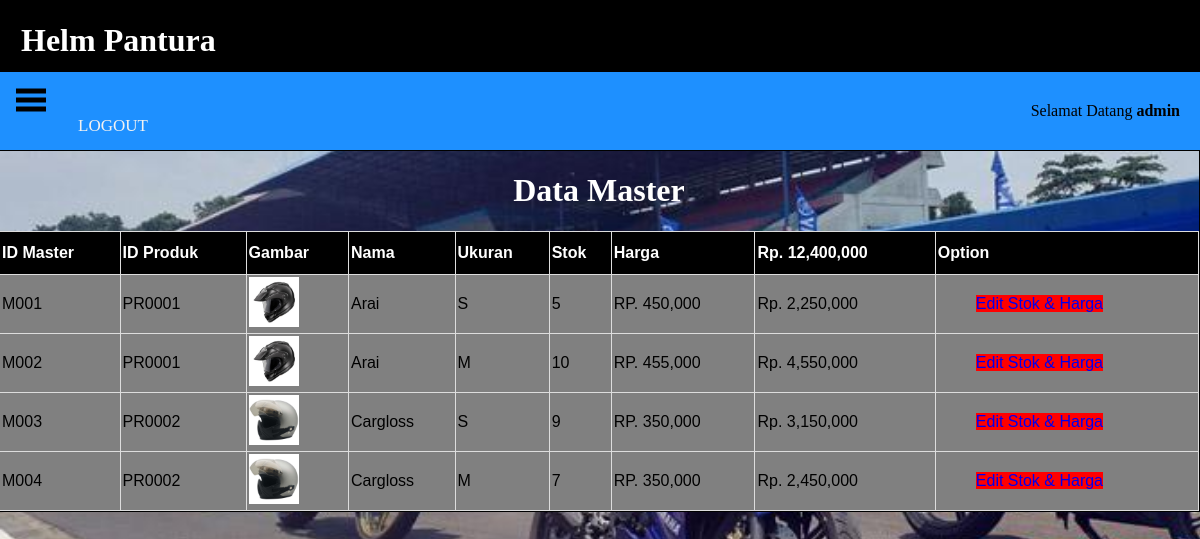
The app's page /dasboard.php?page=data_master (signed in) with its own data.
### tables this page shows
CREATE TABLE `data_master` (
  `id_master` char(20) NOT NULL,
  `id_produk` varchar(225) NOT NULL,
  `id_ukuran` varchar(225) NOT NULL,
  `stok` int(30) NOT NULL,
  `harga` int(30) NOT NULL
);

CREATE TABLE `produk` (
  `id_produk` char(20) NOT NULL,
  `gambar` varchar(225) NOT NULL,
  `nama` varchar(225) NOT NULL
);

CREATE TABLE `ukuran_helm` (
  `id_ukuran` char(20) NOT NULL,
  `nama_ukuran` varchar(20) NOT NULL
);

### hal_dasboard/data_master.php (the view)
<center><h1 style="color: white;">Data Master</h1></center>
<div class="das_bawah">
	<table class="das_table">
		<thead>
		<tr>
			<th>ID Master</th>
			<th>ID Produk</th>
			<th>Gambar</th>
			<th>Nama</th>
			<th>Ukuran</th>
			<th>Stok</th>
			<th>Harga</th>
			<th>
				<?php
				include "koneksi.php";
				$qwer = mysqli_query($koneksi, "SELECT CONCAT('Rp. ',FORMAT(SUM(harga * stok),0)) AS total FROM data_master X
INNER JOIN produk Y ON X.id_produk = Y.id_produk
INNER JOIN ukuran_helm Z ON X.id_ukuran = Z.id_ukuran ORDER BY id_master ASC");
while ($dat =mysqli_fetch_array($qwer)) {
 	echo $dat['total'];
 }
				?>
			</th>
			<th>Option</th>
		</tr>
		</thead>
			<?php
			include "koneksi.php";
			$query = mysqli_query($koneksi, "SELECT X.id_master, Y.id_produk, Z.id_ukuran, gambar, nama, Z.nama_ukuran, stok, CONCAT('RP. ',FORMAT(harga,0)) AS harga, CONCAT('Rp. ',FORMAT(harga * stok,0)) AS total FROM data_master X
INNER JOIN produk Y ON X.id_produk = Y.id_produk
INNER JOIN ukuran_helm Z ON X.id_ukuran = Z.id_ukuran ORDER BY id_master ASC");
			while ($data = mysqli_fetch_array($query)) {?>
		<tbody>
		<tr>
			<td><?php echo $data['id_master']; ?></td>
			<td><?php echo $data['id_produk']; ?></td>
			<td><?php echo "<img src='images/".$data['gambar']."' width='50' height='50'>" ?></td>
			<td><?php echo $data['nama']; ?></td>
			<td><?php echo $data['nama_ukuran']; ?></td>
			<td><?php echo $data['stok']; ?></td>
			<td><?php echo $data['harga']; ?></td>
			<td><?php echo $data['total']; ?></td>
			<td style="padding: 0px;">
				<ul class="ul_atas">
					<li class="li_atas">
						<a href="dasboard.php?page=update_master&id=<?php echo $data['id_master'] ?>">Edit Stok & Harga</a>
					</li>
				</ul>
			</td>
			<?php } ?>
		</tr>
		</tbody>
	</table>
</div>

### style.css (style rules this page uses)
body { margin:0; padding: 0; background-image: url("img/kompas_oto.jpg"); background-repeat: no-repeat; background-size: cover; min-height: 700px; }

### das_utami.css (style rules this page uses)
body { height: 100% }
.das_table { font-family: "Trebuchet MS", Arial, Helvetica, sans-serif; border-collapse: collapse; width: 100%; min-width: 100%; }
.das_table td, .das_table th { border: 1px solid #ddd; padding: 2px; }
.das_table th { padding-top: 12px; padding-bottom: 12px; text-align: left; background-color: black; color: white; }
.das_table td { background-color: #808080; }
ul { list-style:none; }
li a { text-decoration: none; }
.ul_atas li { display: inline; background-color: red; padding: 0px; }

### records on screen
data_master: id_master "M001", id_produk.id_produk "PR0001", id_produk.gambar (picture), id_produk.nama "Arai", id_ukuran.nama_ukuran "S", stok "5", harga "RP. 450,000", total "Rp. 2,250,000"
data_master: id_master "M002", id_produk.id_produk "PR0001", id_produk.gambar (picture), id_produk.nama "Arai", id_ukuran.nama_ukuran "M", stok "10", harga "RP. 455,000", total "Rp. 4,550,000"
data_master: id_master "M003", id_produk.id_produk "PR0002", id_produk.gambar (picture), id_produk.nama "Cargloss", id_ukuran.nama_ukuran "S", stok "9", harga "RP. 350,000", total "Rp. 3,150,000"
data_master: id_master "M004", id_produk.id_produk "PR0002", id_produk.gambar (picture), id_produk.nama "Cargloss", id_ukuran.nama_ukuran "M", stok "7", harga "RP. 350,000", total "Rp. 2,450,000"

### other values on screen
$_SESSION['username'] "admin"
$dat['total'] "Rp. 12,400,000"
